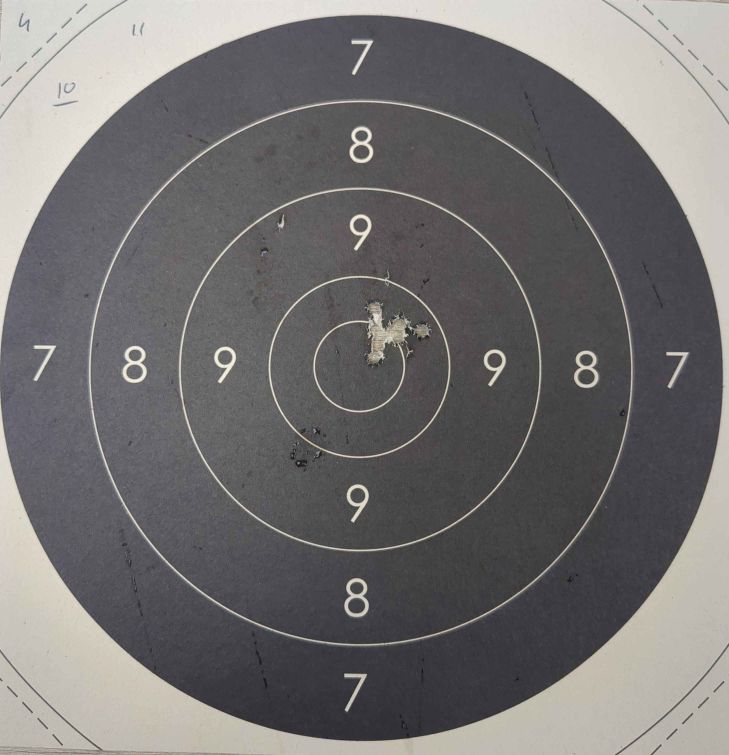
#> input picture Models/images_reference/cible_edge_case_cropped.jpg, 2916 x 3020 px (shown at 1/4 size)
$ python test_contour.py
#> lines starting #> are read from the running program, lines starting #| are printed output that depends on the picture; after the words box and inside, x2 and y2 are one past the last pixel; in counts of white or black regions, pixels touching at a corner belong together

import cv2
import numpy as np

def resize_image(image, target_size=(800,800)):
#> called with target_size = (800, 800)
    height, width = image.shape[:2]
#> height = 3020; width = 2916
    scale_width = target_size[0] / width
#> scale_width = 0.274
    scale_height = target_size[1] / height
#> scale_height = 0.265

    scale = min(scale_width, scale_height)
#> scale = 0.265
    new_size = (int(width * scale), int(height * scale))
#> new_size = (772, 800)

    resized_image = cv2.resize(image, new_size, interpolation=cv2.INTER_AREA)
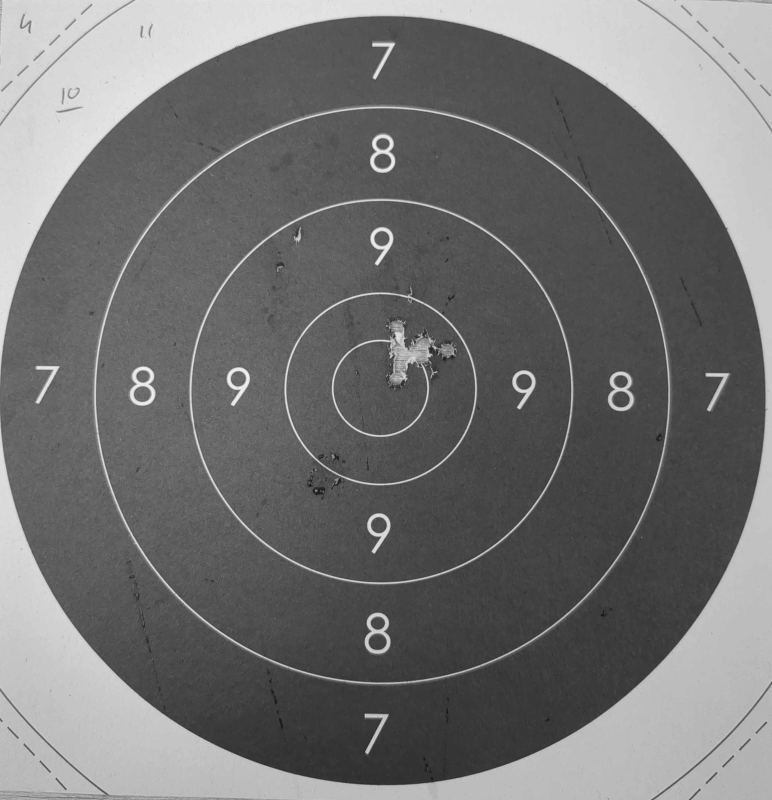
#> resized_image: shape (800, 772); min 22, max 243, mean 114.1

    return resized_image

def show_image(image):
    cv2.imshow('image', image)
    cv2.waitKey(0)
    cv2.destroyAllWindows()
# Load the image
image = cv2.imread('./images_reference/cible_edge_case_cropped.jpg', cv2.IMREAD_GRAYSCALE)

image = resize_image(image, target_size=(800,800))
# Preprocess the image (Gaussian blur to reduce noise, thresholding for contours)
blurred = cv2.GaussianBlur(image, (5, 5), 0)
_, thresh = cv2.threshold(blurred, 127, 255, cv2.THRESH_BINARY_INV)
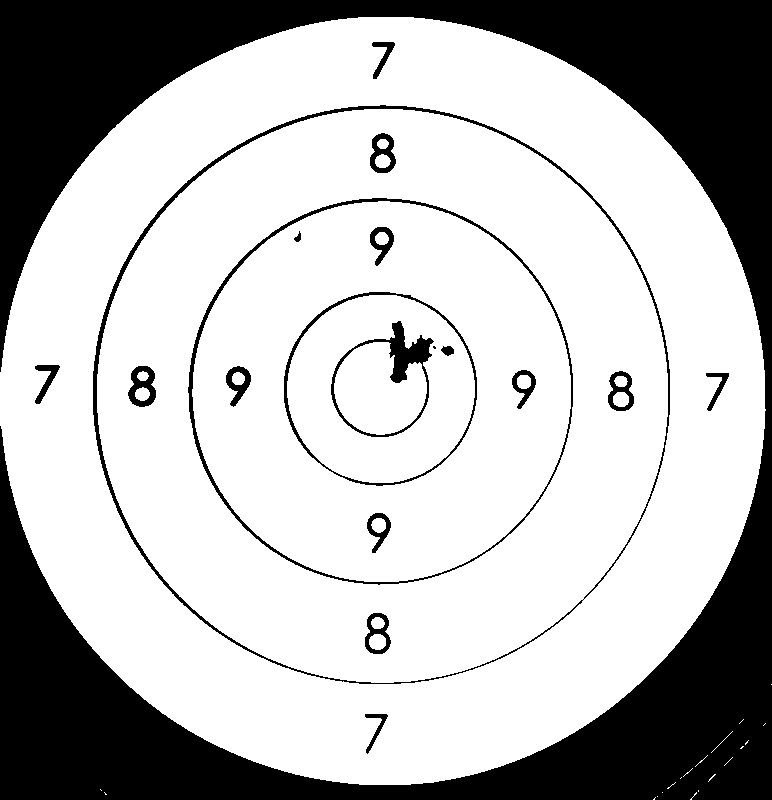
#> thresh: shape (800, 772); 72% white; 20 black regions (1 under 20 px)
show_image(thresh)
# Detect contours
contours, _ = cv2.findContours(thresh, cv2.RETR_EXTERNAL, cv2.CHAIN_APPROX_SIMPLE)
#> contours = 20 contours, 19 with area under 20; largest, box (x1, y1, x2, y2) and area: (0, 17, 766, 785) 460294
# Known size of a single bullet impact
single_bullet_area = np.pi * (11/2) ** 2

# Detect and process each contour
for contour in contours:
    area = cv2.contourArea(contour)

    # Estimate the number of impacts
    num_impacts = int(round(area / single_bullet_area))

    # Draw the contour and annotate the number of impacts
    cv2.drawContours(image, [contour], -1, (0, 255, 0), 2)
    x, y, w, h = cv2.boundingRect(contour)
    cv2.putText(image, f'{num_impacts}', (x, y - 10), cv2.FONT_HERSHEY_SIMPLEX, 0.5, (255, 0, 0), 2)
#> this loop made 20 passes
#> (area, num_impacts, x, y, w, h) on pass 20: (460293.5, 4844, 0, 17, 766, 768)
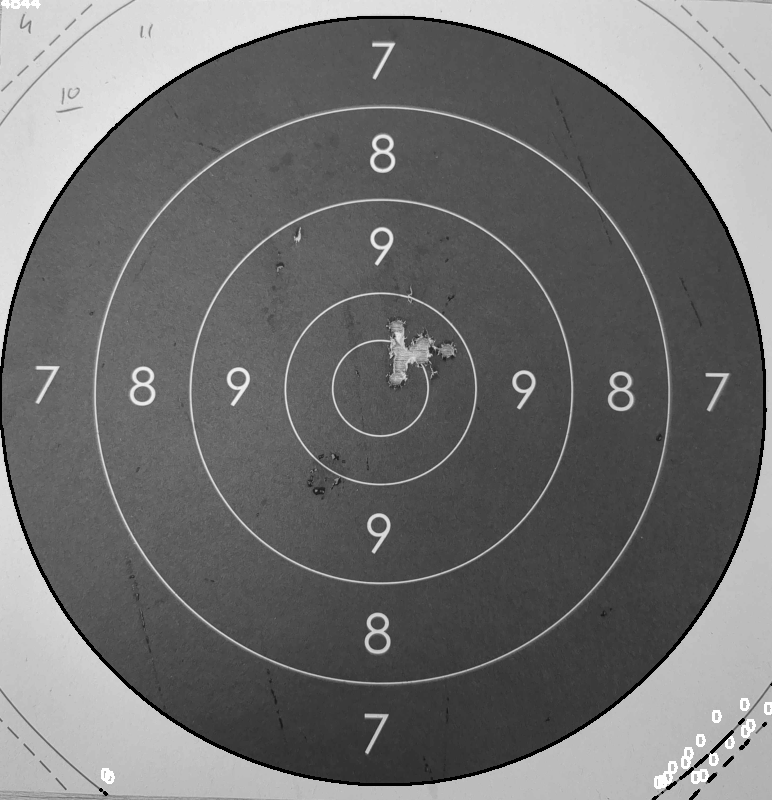
#> image: shape (800, 772); 1.7% of pixels changed, all inside (x1, y1, x2, y2) = (0, 0, 772, 800)

# Show the result
cv2.imshow('Detected Impacts', image)
cv2.waitKey(0)
cv2.destroyAllWindows()
